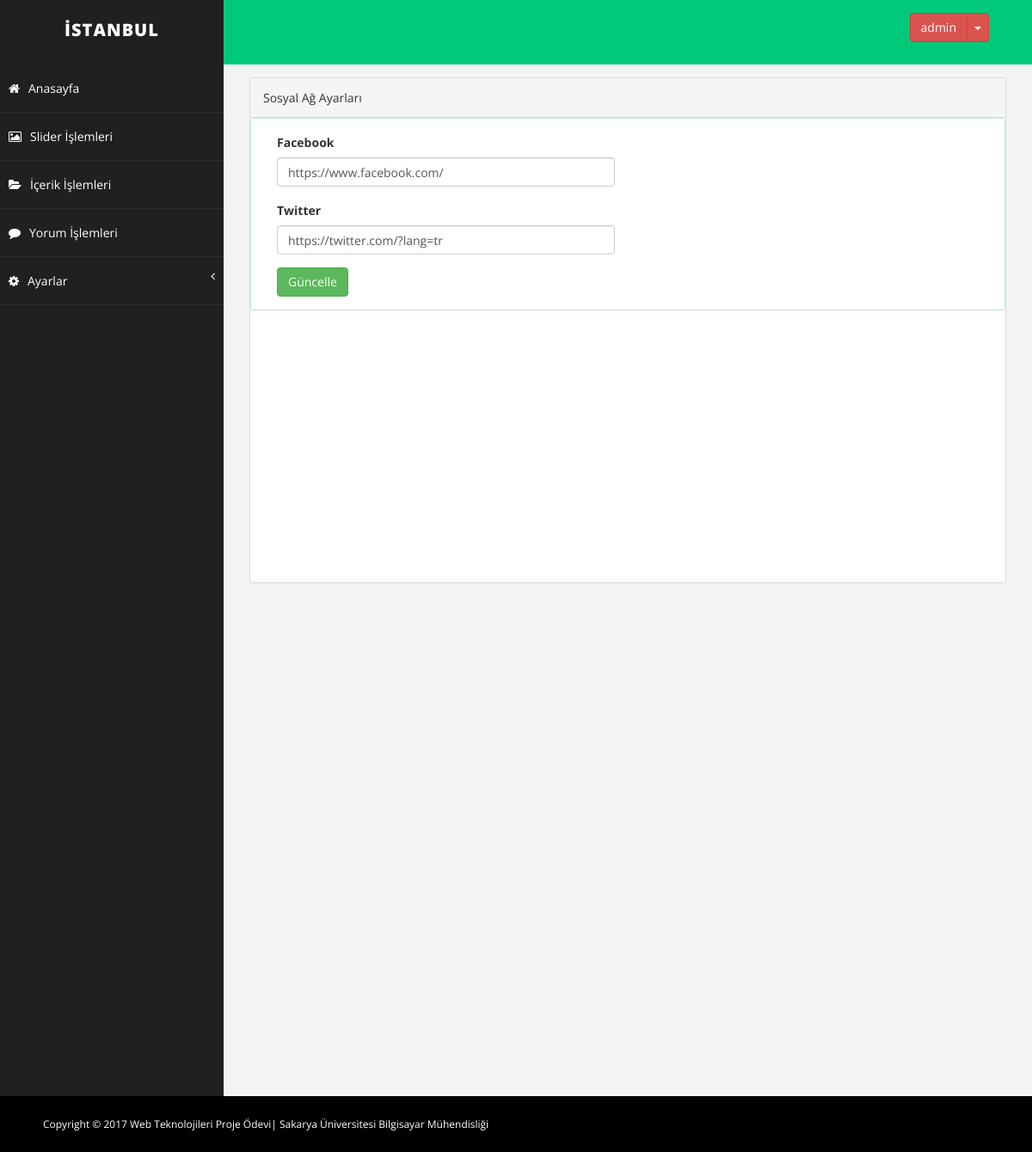
Page /proje/admin/adminsosyal_ayar.php (signed in) on the committed database.
### tables this page shows
CREATE TABLE `ayar` (
  `ayar_id` int(1) NOT NULL DEFAULT '0',
  `ayar_logo` varchar(250) NOT NULL,
  `ayar_siteurl` varchar(250) NOT NULL,
  `ayar_title` varchar(100) NOT NULL,
  `ayar_aciklama` varchar(250) NOT NULL,
  `ayar_anahtarkelime` varchar(250) NOT NULL,
  `ayar_yazar` varchar(100) NOT NULL,
  `ayar_facebook` varchar(100) NOT NULL,
  `ayar_twitter` varchar(100) NOT NULL
);

### proje/admin/adminsosyal_ayar.php (the view)
      <?php
       include 'adminheader.php';
       include 'baglantii/baglan.php';
       $ayarsor=$db->prepare("select * from ayar where ayar_id=?");
       $ayarsor->execute(array(0));
       $ayarcek=$ayarsor->fetch(PDO::FETCH_ASSOC);
      ?>
       <div id="page-wrapper">
               <div class="row">
                   <div class="col-md-12">
                     <div class="panel panel-default genelayarstil">
                       <div class="panel-heading">
                          Sosyal Ağ Ayarları
                       </div>
              <div class="panel panel-info">
                       <div class="panel-body">
                           <form action="baglantii/islem.php" method="POST" role="form" class="col-md-6 adminayar" >
                                       <div class="form-group">
                                           <label>Facebook</label>
                                           <input id="logo" name="ayar_facebook" class="form-control" value="<?php echo $ayarcek['ayar_facebook']?>" type="text">
                                       </div>
                                           <div class="form-group">
                                           <label>Twitter</label>
                                            <input id="title" name="ayar_twitter" class="form-control" value="<?php echo $ayarcek['ayar_twitter']?>" type="text">
                                       </div>
                                       <button  type="submit" name="güncellesosyal" class="btn btn-success">Güncelle</button>
                                   </form>
                           </div>
                       </div>
                     </div>
                   </div>
               </div>
       </div>
   </div>
<?php include 'adminfooter.php'; ?>

### proje/admin/assets/css/basic.css (style rules this page uses)
body { font-family: 'Open Sans', sans-serif; line-height:25px; }
#page-wrapper { padding: 15px 15px; min-height: 600px; background: #F3F3F3; }
@media (min-width:768px) { #page-wrapper { margin: 0 0 0 260px; padding: 15px 30px; min-height: 1200px; } }

### proje/admin/assets/css/adminyenistiller.css (style rules this page uses)
.genelayarstil { margin-bottom: 0px; height: 588px; }

### rows in the picture
ayar: ayar_facebook "https://www.facebook.com/", ayar_twitter "https://twitter.com/?lang=tr"

### other values in the picture
$_SESSION['kullanici'] "admin"
